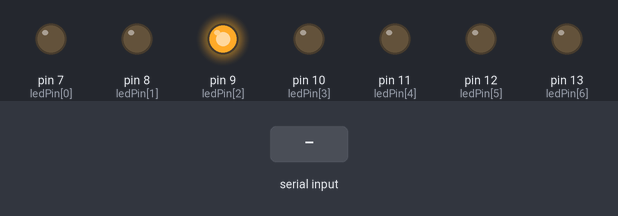
Bench run of a sketch on a simulated Arduino Uno, built with avr-gcc and run on an emulated ATmega328P. Shown: output pins drawn as LEDs (lit = HIGH). The test bench sets the inputs (shaded band). What the sketch prints to the serial monitor is not drawn.

Above: at 1.2 s.
1.3 s: "M" received over Serial
At 2.1 s:
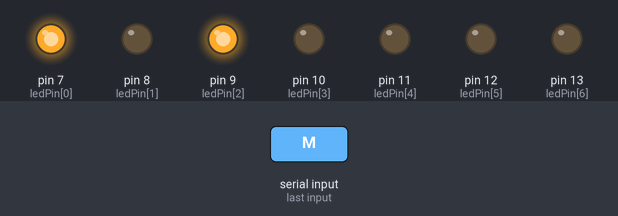
At 9.0 s:
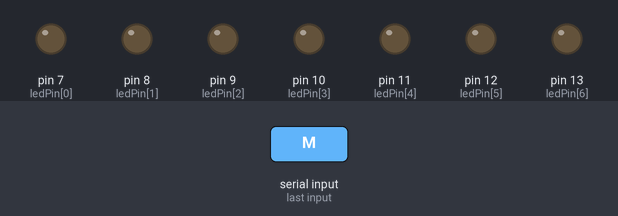
Timing chart, 0 to 33.8 s (numbered marks = the images above; inputs shaded):
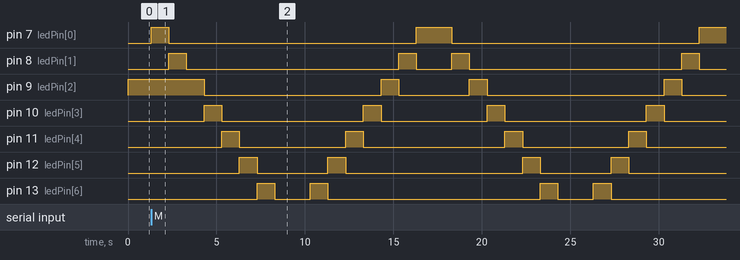

The sketch:

LightUp.ino
```cpp
int ledPin[7] ={7,8,9,10,11,12,13} ;  // choose the pin for the LED
int val = 0;      // variable for reading the pin status
char msg = '  ';   // variable to hold data from serial
boolean h = true;

void setup() {
  for (int i = 0; i<7; i++)
  {
  pinMode(ledPin[i], OUTPUT);      // declare LED as output
  }
  Serial.begin(9600);
  Serial.print("Program Initiated\n");
     digitalWrite(ledPin[2],HIGH);
}

void loop(){
        // While data is sent over serial assign it to the msg
    while (Serial.available()>0){

        msg=Serial.read();
    }

  // Turn LED on/off if we recieve 'Y'/'N' over serial
  if (msg=='M') {

for(int i = 0; i<=7; i++)
{
    pingPong();
}
   Serial.print("LED Activated\n");
   msg=' ';

}else if( msg == 'N'){
}
}


void pingPong()
{
  int index;
  int delayTime = 1000; // milliseconds to pause between LEDs
                       // make this smaller for faster switching

  // step through the LEDs, from 0 to 7

  for(index = 0; index <= 7; index++)
  {
    digitalWrite(ledPin[index], HIGH);  // turn LED on
    delay(delayTime);                    // pause to slow down
    digitalWrite(ledPin[index], LOW);   // turn LED off
  }

  // step through the LEDs, from 7 to 0

  for(index = 7; index >= 0; index--)
  {
    digitalWrite(ledPin[index], HIGH);  // turn LED on
    delay(delayTime);                    // pause to slow down
    digitalWrite(ledPin[index], LOW);   // turn LED off
  }
}
```

Measured:
- after the input at 1.3 s, pin 7 (ledPin[0]): goes HIGH 1.0 s, LOW 14.0 s, HIGH 2.0 s, LOW 14.0 s, then HIGH, starting at once; pin 8 (ledPin[1]): LOW → HIGH after 1.0 s, → LOW 1.0 s later, → HIGH 12.0 s later, → LOW 1.0 s later, … (8 changes in this stretch)
